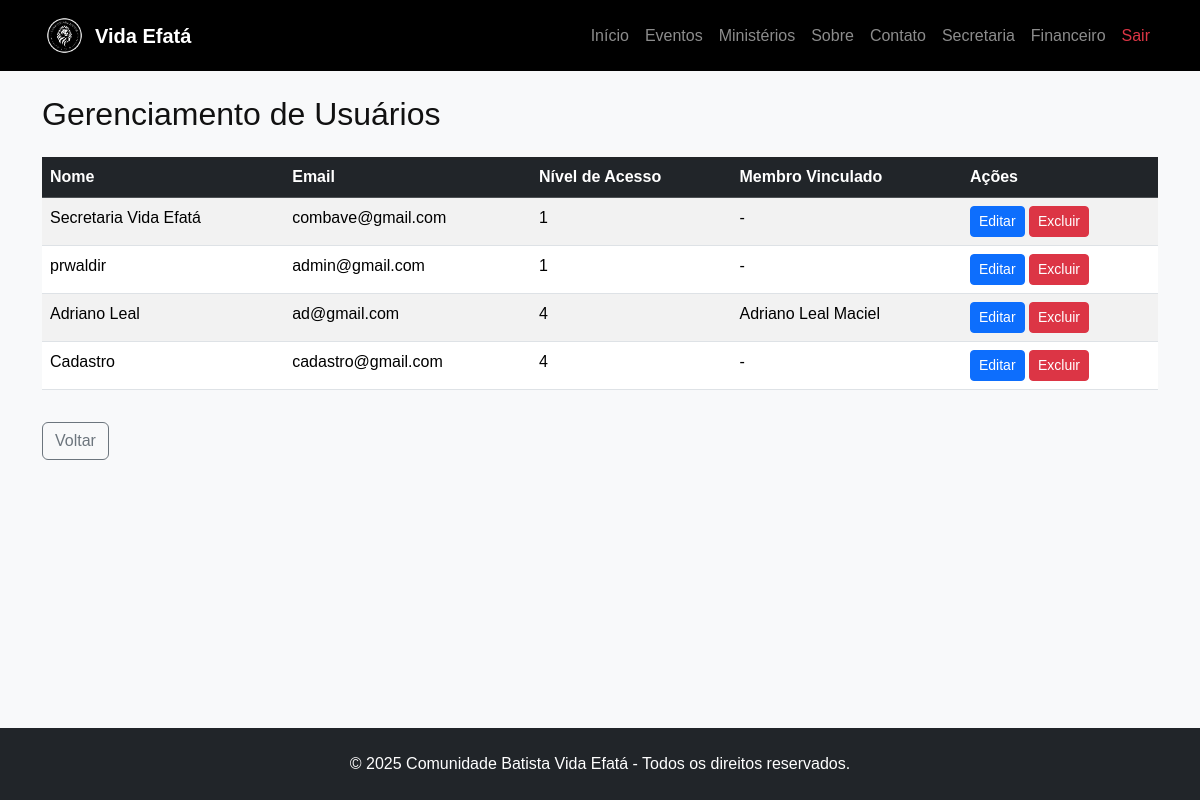
The app's page /secretaria/usuarios (signed in), older data.
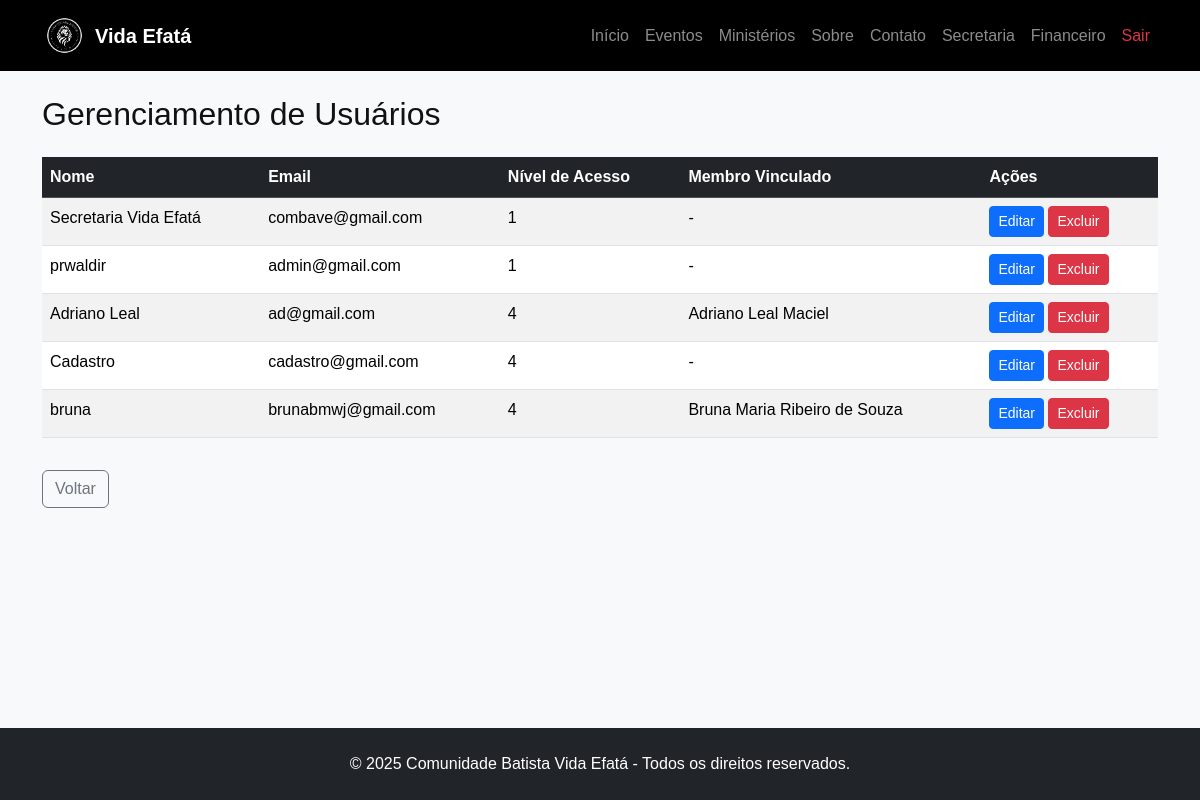
The same page, newer data.
### app.py (models this page shows, shortened)
class User(UserMixin, db.Model):
    __tablename__ = 'user'
    id = db.Column(db.Integer, primary_key=True)
    nome = db.Column(db.String(100), nullable=False)
    email = db.Column(db.String(100), unique=True, nullable=False)
    senha = db.Column(db.String(200), nullable=False)
    nivel_acesso = db.Column(db.Integer, default=2)
    is_secretaria = db.Column(db.Boolean, default=False)
    is_admin = db.Column(db.Boolean, default=False)
    membro_id = db.Column(db.Integer, db.ForeignKey('membro.id', name="fk_user_membro"), nullable=True)
    membro = db.relationship('Membro', backref='usuario', lazy=True)

class Membro(db.Model):
    __tablename__ = 'membro'
    id = db.Column(db.Integer, primary_key=True)
    nome = db.Column(db.String(100), nullable=False)
    email = db.Column(db.String(100))
    telefone = db.Column(db.String(20))
    celular = db.Column(db.String(20))
    endereco = db.Column(db.String(200))
    cep = db.Column(db.String(10))
    bairro = db.Column(db.String(50))
    cidade = db.Column(db.String(50), default="São Paulo")
    estado = db.Column(db.String(2), default="SP")
    data_nascimento = db.Column(db.Date)
    estado_civil = db.Column(db.String(20))
    conjuge = db.Column(db.String(100))
    filhos = db.Column(db.Integer, default=0)
    batizado = db.Column(db.Boolean, default=False)
    data_batismo = db.Column(db.Date)
    ministerio = db.Column(db.String(100))
    foto = db.Column(db.String(100), default='default.jpg')
    data_cadastro = db.Column(db.DateTime, default=datetime.utcnow)
    status = db.Column(db.String(20), default='ativo')
    ativo = db.Column(db.Boolean, default=True)

### app.py (the view)
@app.route('/secretaria/usuarios')
@admin_required
@login_required
def listar_usuarios():
    usuarios = User.query.order_by(User.nivel_acesso, User.nome).all()
    return render_template('secretaria/usuarios_list.html', usuarios=usuarios)

### app.py (called while the page is built)
@login_manager.user_loader
def load_user(user_id):
    return User.query.get(int(user_id))

def admin_required(f):
    @wraps(f)
    def decorated(*args, **kwargs):
        if not current_user.is_authenticated or current_user.nivel_acesso != 1:
            flash("Acesso negado. Apenas Admin.", "danger")
            return redirect(url_for('secretaria'))
        return f(*args, **kwargs)
    return decorated

@app.context_processor
def inject_year():
    return {'current_year': datetime.now().year}

### templates/secretaria/usuarios_list.html (shortened to what this page needs)
{% extends 'base.html' %}
{% block content %}
<div class="container py-4">
    <h2 class="mb-4">Gerenciamento de Usuários</h2>
    <table class="table table-striped table-hover">
        <thead class="table-dark">
            <tr>
                <th>Nome</th>
                <th>Email</th>
                <th>Nível de Acesso</th>
                <th>Membro Vinculado</th>
                <th>Ações</th>
            </tr>
        </thead>
        <tbody>
            {% for u in usuarios %}
            <tr>
                <td>{{ u.nome }}</td>
                <td>{{ u.email }}</td>
                <td>{{ u.nivel_acesso }}</td>
                <td>{{ u.membro.nome if u.membro else '-' }}</td>
                <td>
                    <a href="{{ url_for('usuarios_editar', id=u.id) }}" class="btn btn-sm btn-primary">Editar</a>
                    {% if current_user.nivel_acesso == 1 %}
                    <form method="POST" action="{{ url_for('usuarios_excluir', id=u.id) }}" style="display:inline;">
                        <button type="submit" class="btn btn-sm btn-danger" onclick="return confirm('Excluir este usuário?')">Excluir</button>
                    </form>
                    {% endif %}
                </td>
            </tr>
            {% else %}
            <tr>
                <td colspan="5" class="text-center text-muted">Nenhum usuário cadastrado.</td>
            </tr>
            {% endfor %}
        </tbody>
    </table>
    <a href="{{ url_for('secretaria') }}" class="btn btn-outline-secondary mt-3">Voltar</a>
</div>
{% endblock %}

Row changes from the older to the newer data that the page shows:
added User: nome "bruna", email "brunabmwj@gmail.com", nivel_acesso "4", membro "Bruna Maria Ribeiro de Souza"
